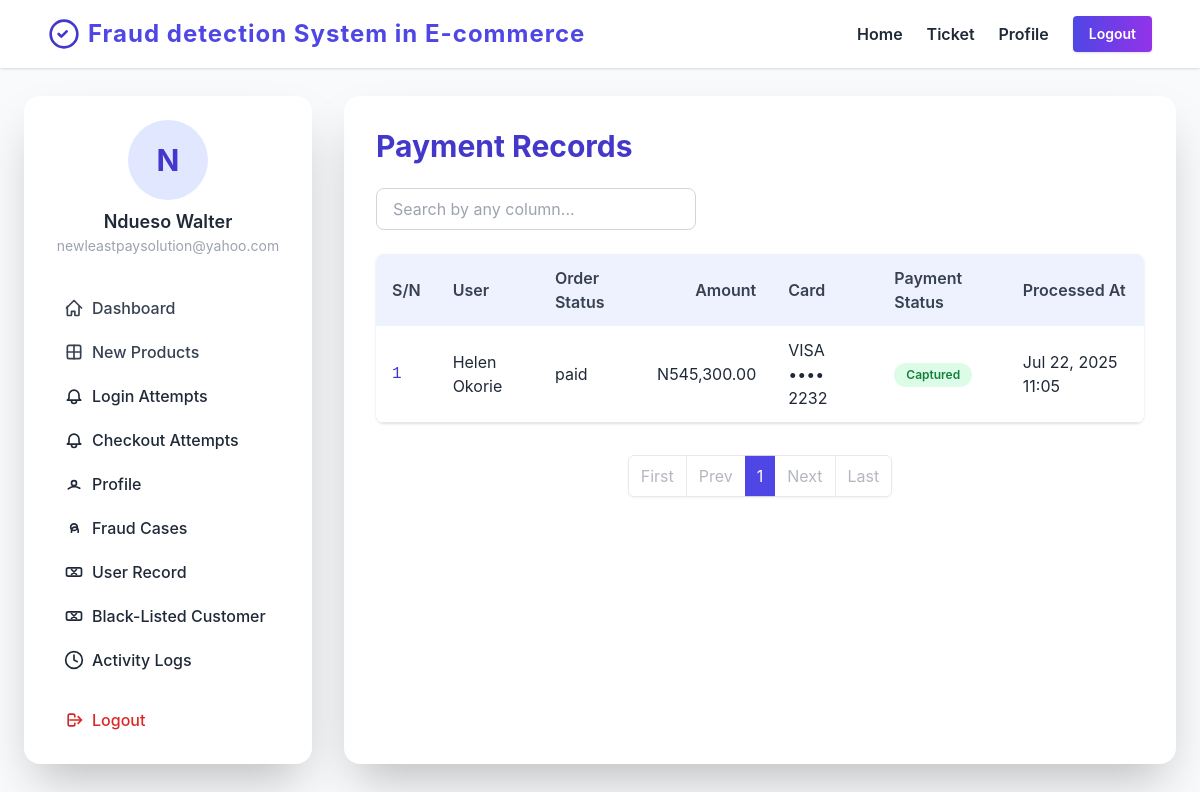
/Admin/payment-record.php (signed in), run on the app's committed database.
### tables this page shows
CREATE TABLE `users` (
  `id` bigint(20) UNSIGNED NOT NULL,
  `email` varchar(255) NOT NULL,
  `password_hash` char(60) NOT NULL,
  `full_name` varchar(120) NOT NULL,
  `phone` varchar(30) DEFAULT NULL,
  `role` varchar(15) NOT NULL,
  `status` int(1) NOT NULL DEFAULT 1,
  `created_at` timestamp NOT NULL DEFAULT current_timestamp(),
  `updated_at` timestamp NOT NULL DEFAULT current_timestamp() ON UPDATE current_timestamp()
);

CREATE TABLE `payments` (
  `id` bigint(20) UNSIGNED NOT NULL,
  `order_id` bigint(20) UNSIGNED NOT NULL,
  `provider` varchar(40) NOT NULL,
  `provider_txn_id` varchar(100) NOT NULL,
  `amount` int(10) UNSIGNED NOT NULL,
  `status` enum('initiated','authorized','captured','failed','refunded') DEFAULT 'initiated',
  `card_last4` char(4) DEFAULT NULL,
  `card_brand` varchar(20) DEFAULT NULL,
  `processed_at` timestamp NOT NULL DEFAULT current_timestamp()
);

CREATE TABLE `orders` (
  `id` bigint(20) UNSIGNED NOT NULL,
  `cart_id` bigint(20) UNSIGNED NOT NULL,
  `user_id` bigint(20) UNSIGNED NOT NULL,
  `address_id` bigint(20) UNSIGNED NOT NULL,
  `total` int(10) UNSIGNED NOT NULL,
  `status` enum('pending','paid','cancelled','shipped','refunded') DEFAULT 'pending',
  `created_at` timestamp NOT NULL DEFAULT current_timestamp()
);

### inc/config.php (called while the page is built, shortened)
<?php
include('../database/connect.php');
$user_id = $_SESSION["user_id"];
$stmt = $dbh->query("SELECT * FROM users where id='$user_id'");
$row_user = $stmt->fetch();
?>

### Admin/payment-record.php (the view, shortened to what this page needs)
<?php
include('../inc/config.php');
$limit = isset($_GET['limit']) ? max(1, intval($_GET['limit'])) : 10;
$page = isset($_GET['page']) ? max(1, intval($_GET['page'])) : 1;
$offset = ($page - 1) * $limit;
$stmt = $conn->prepare("SELECT
    p.id as payment_id,
    p.amount,
    p.status as payment_status,
    p.card_last4,
    p.card_brand,
    p.processed_at,
    u.full_name as user_name,
    o.status as order_status
    FROM payments p
    INNER JOIN orders o ON p.order_id = o.id
    INNER JOIN users u ON o.user_id = u.id
    ORDER BY p.processed_at DESC
    LIMIT ? OFFSET ?");
$stmt->bind_param("ii", $limit, $offset);
$stmt->execute();
$result = $stmt->get_result();
$payments = [];
while ($row = $result->fetch_assoc()) {
    $payments[] = $row;
}
?>
<!DOCTYPE html>
<html lang="en">
<head>
    <?php include('partials/head.php'); ?>
    <link rel="stylesheet" href="https://cdnjs.cloudflare.com/ajax/libs/font-awesome/6.4.2/css/all.min.css">
</head>
<body class="bg-gray-50 text-gray-800">
    <header class="fixed top-0 left-0 w-full bg-white shadow z-50">
        <?php include('partials/navbar.php'); ?>
    </header>
    <section class="min-h-screen flex items-start justify-center pt-24 pb-12">
        <div class="w-full max-w-6xl mx-auto flex flex-col md:flex-row gap-8">
            <aside class="w-full md:w-72 bg-white rounded-2xl shadow-2xl p-6 flex flex-col gap-2 sticky top-28 z-10 md:order-1 order-2 mb-8 md:mb-0">
                <?php include('partials/sidebar.php'); ?>
            </aside>
            <div class="flex-1 bg-white rounded-2xl shadow-2xl p-8 mb-8 md:mb-0 md:order-2 order-1">
                <h2 class="text-3xl font-bold text-indigo-700 mb-6">Payment Records</h2>
                <div class="mb-6 flex flex-col md:flex-row gap-3 md:gap-4 items-center">
                    <input id="paymentSearch" type="text" placeholder="Search by any column..." class="w-full md:w-80 px-4 py-2 rounded-lg border border-gray-300 focus:ring-2 focus:ring-indigo-200 focus:outline-none transition" autocomplete="off" />
                </div>
                <div class="overflow-x-auto rounded-lg shadow">
                    <table class="min-w-full bg-white" id="paymentsTable">
                        <thead class="bg-indigo-50">
                            <tr>
                                <th class="py-3 px-4 text-left font-semibold text-gray-700">S/N</th>
                                <th class="py-3 px-4 text-left font-semibold text-gray-700">User</th>
                                <th class="py-3 px-4 text-left font-semibold text-gray-700">Order Status</th>
                                <th class="py-3 px-4 text-right font-semibold text-gray-700">Amount</th>
                                <th class="py-3 px-4 text-left font-semibold text-gray-700">Card</th>
                                <th class="py-3 px-4 text-left font-semibold text-gray-700">Payment Status</th>
                                <th class="py-3 px-4 text-left font-semibold text-gray-700">Processed At</th>
                            </tr>
                        </thead>
                        <tbody>
                            <?php if (count($payments) > 0): ?>
                                <?php foreach ($payments as $index => $payment): ?>
                                    <tr class="border-b hover:bg-indigo-50 transition">
                                        <td class="py-3 px-4 font-mono text-indigo-700"><?php echo (($page - 1) * $limit) + $index + 1; ?></td>
                                        <td class="py-3 px-4"><?php echo htmlspecialchars($payment['user_name']); ?></td>
                                        <td class="py-3 px-4"><?php echo htmlspecialchars($payment['order_status']); ?></td>
                                        <td class="py-3 px-4 text-right">N<?php echo number_format($payment['amount'], 2); ?></td>
                                        <td class="py-3 px-4"><?php echo $payment['card_brand'] . ' •••• ' . $payment['card_last4']; ?></td>
                                        <td class="py-3 px-4">
                                            <?php
                                            $status = strtolower($payment['payment_status']);
                                            if ($status === 'captured' || $status === 'completed') {
                                                echo '<span class="inline-block px-3 py-1 text-xs font-semibold rounded-full bg-green-100 text-green-700">'.ucfirst($status).'</span>';
                                            } elseif ($status === 'pending') {
                                                echo '<span class="inline-block px-3 py-1 text-xs font-semibold rounded-full bg-yellow-100 text-yellow-700">Pending</span>';
                                            } elseif ($status === 'initiated' || $status === 'cancelled') {
                                                echo '<span class="inline-block px-3 py-1 text-xs font-semibold rounded-full bg-red-100 text-red-700">'.ucfirst($status).'</span>';
                                            } else {
                                                echo '<span class="inline-block px-3 py-1 text-xs font-semibold rounded-full bg-gray-100 text-gray-700">'.htmlspecialchars($payment['payment_status']).'</span>';
                                            }
                                            ?>
                                        </td>
                                        <td class="py-3 px-4"><?php echo date('M d, Y H:i', strtotime($payment['processed_at'])); ?></td>
                                    </tr>
                                <?php endforeach; ?>
                            <?php else: ?>
                                <tr>
                                    <td colspan="7" class="py-6 px-4 text-center text-gray-400">No payment records found.</td>
                                </tr>
                            <?php endif; ?>
                        </tbody>
                    </table>
                </div>
                <?php include('partials/pagination.php'); ?>
            </div>
        </div>
    </section>
</body>
</html>

### Admin/partials/sidebar.php
<?php $initial = !empty($row_user['full_name']) ? strtoupper(mb_substr(trim($row_user['full_name']), 0, 1)) : 'N/A'; ?>
<div class="mb-6 flex flex-col items-center">
  <div class="w-20 h-20 rounded-full bg-indigo-100 flex items-center justify-center text-3xl font-bold text-indigo-700 mb-2">
    <?php echo $initial; ?>
  </div>
  <span class="font-semibold text-lg"><?php echo $row_user['full_name'];?></span>
  <span class="text-gray-400 text-sm"><?php echo $row_user['email'];?></span>
</div>
<nav class="flex flex-col gap-1">
  <a href="index.php" class="flex items-center gap-2 px-4 py-2 rounded-lg hover:bg-indigo-50 transition font-medium text-gray-700">
    <svg class="w-5 h-5" fill="none" stroke="currentColor" viewBox="0 0 24 24">
      <path d="M3 12l9-9 9 9M4 10v10a1 1 0 001 1h3a1 1 0 001-1v-4h4v4a1 1 0 001 1h3a1 1 0 001-1V10" stroke-width="2" stroke-linecap="round" stroke-linejoin="round"/>
    </svg>
    Dashboard
  </a>
  <a href="add-products.php" class="flex items-center gap-2 px-4 py-2 rounded-lg hover:bg-indigo-50 transition font-medium text-gray-700">
    <svg class="w-5 h-5" fill="none" stroke="currentColor" viewBox="0 0 24 24">
      <path d="M12 4v16m8-8H4" stroke-width="2" stroke-linecap="round" stroke-linejoin="round"/>
      <rect x="4" y="4" width="16" height="16" rx="2" stroke-width="2" stroke-linecap="round" stroke-linejoin="round"/>
    </svg>
    New Products
  </a>
  <a href="login-attempts.php" class="flex items-center gap-2 px-4 py-2 rounded-lg hover:bg-indigo-50 transition font-medium">
    <svg class="w-5 h-5" fill="none" stroke="currentColor" viewBox="0 0 24 24">
      <path d="M15 17h5l-1.405-1.405A2.032 2.032 0 0118 14.158V11a6 6 0 10-12 0v3.159c0 .538-.214 1.055-.595 1.436L4 17h5m6 0v1a3 3 0 11-6 0v-1m6 0H9" stroke-width="2" stroke-linecap="round" stroke-linejoin="round"/>
    </svg>
    Login Attempts
  </a>
  <a href="checkout-attempts.php" class="flex items-center gap-2 px-4 py-2 rounded-lg hover:bg-indigo-50 transition font-medium">
    <svg class="w-5 h-5" fill="none" stroke="currentColor" viewBox="0 0 24 24">
      <path d="M15 17h5l-1.405-1.405A2.032 2.032 0 0118 14.158V11a6 6 0 10-12 0v3.159c0 .538-.214 1.055-.595 1.436L4 17h5m6 0v1a3 3 0 11-6 0v-1m6 0H9" stroke-width="2" stroke-linecap="round" stroke-linejoin="round"/>
    </svg>
    Checkout Attempts
  </a>
  <a href="profile.php" class="flex items-center gap-2 px-4 py-2 rounded-lg hover:bg-indigo-50 transition font-medium">
    <svg class="w-5 h-5" fill="none" stroke="currentColor" viewBox="0 0 24 24">
      <path d="M5.121 17.804A13.937 13.937 0 0112 15c2.485 0 4.797.755 6.879 2.047M15 11a3 3 0 11-6 0 3 3 0 016 0z" stroke-width="2" stroke-linecap="round" stroke-linejoin="round"/>
    </svg>
    Profile
  </a>
  <a href="fraud-cases-records.php" class="flex items-center gap-2 px-4 py-2 rounded-lg hover:bg-indigo-50 transition font-medium">
    <svg class="w-5 h-5" fill="none" stroke="currentColor" viewBox="0 0 24 24">
      <path d="M9 17v-2a4 4 0 018 0v2M12 7a4 4 0 110 8 4 4 0 010-8z" stroke-width="2" stroke-linecap="round" stroke-linejoin="round"/>
    </svg>
    Fraud Cases
  </a>
  <a href="user-record.php" class="flex items-center gap-2 px-4 py-2 rounded-lg hover:bg-indigo-50 transition font-medium">
    <svg class="w-5 h-5" fill="none" stroke="currentColor" viewBox="0 0 24 24">
      <rect x="3" y="7" width="18" height="10" rx="2" stroke-width="2" stroke-linecap="round" stroke-linejoin="round"/>
      <path d="M9 9l6 6m0-6l-6 6" stroke-width="2" stroke-linecap="round" stroke-linejoin="round"/>
    </svg>
  User Record
  </a>
  <a href="black-listed-users.php" class="flex items-center gap-2 px-4 py-2 rounded-lg hover:bg-indigo-50 transition font-medium">
    <svg class="w-5 h-5" fill="none" stroke="currentColor" viewBox="0 0 24 24">
      <rect x="3" y="7" width="18" height="10" rx="2" stroke-width="2" stroke-linecap="round" stroke-linejoin="round"/>
      <path d="M9 9l6 6m0-6l-6 6" stroke-width="2" stroke-linecap="round" stroke-linejoin="round"/>
    </svg>
    Black-Listed Customer
  </a>
  <a href="activity-logs.php" class="flex items-center gap-2 px-4 py-2 rounded-lg hover:bg-indigo-50 transition font-medium">
    <svg class="w-5 h-5" fill="none" stroke="currentColor" viewBox="0 0 24 24">
      <circle cx="12" cy="12" r="10" stroke-width="2" stroke-linecap="round" stroke-linejoin="round"/>
      <path d="M12 6v6l4 2" stroke-width="2" stroke-linecap="round" stroke-linejoin="round"/>
    </svg>
    Activity Logs
  </a>
  <a href="logout.php" class="flex items-center gap-2 px-4 py-2 rounded-lg hover:bg-red-50 transition font-medium text-red-600 mt-4">
    <svg class="w-5 h-5" fill="none" stroke="currentColor" viewBox="0 0 24 24">
      <path d="M17 16l4-4m0 0l-4-4m4 4H7m6 4v1a2 2 0 01-2 2H7a2 2 0 01-2-2V7a2 2 0 012-2h4a2 2 0 012 2v1" stroke-width="2" stroke-linecap="round" stroke-linejoin="round"/>
    </svg>
    Logout
  </a>
</nav>

### Admin/assets/css/style.css (style rules this page uses)
body { font-family: 'Inter', sans-serif; }

### data on the page
users: full_name "N", full_name "Ndueso Walter", email "newleastpaysolution@yahoo.com"
payments: index "1", users.full_name "Helen Okorie", order.status "paid", amount "545,300.00", card_brand "VISA", card_last4 "2232", status "Captured", processed_at "Jul 22, 2025 11:05"

### other printed values
$app_name "Fraud detection System in E-commerce"
